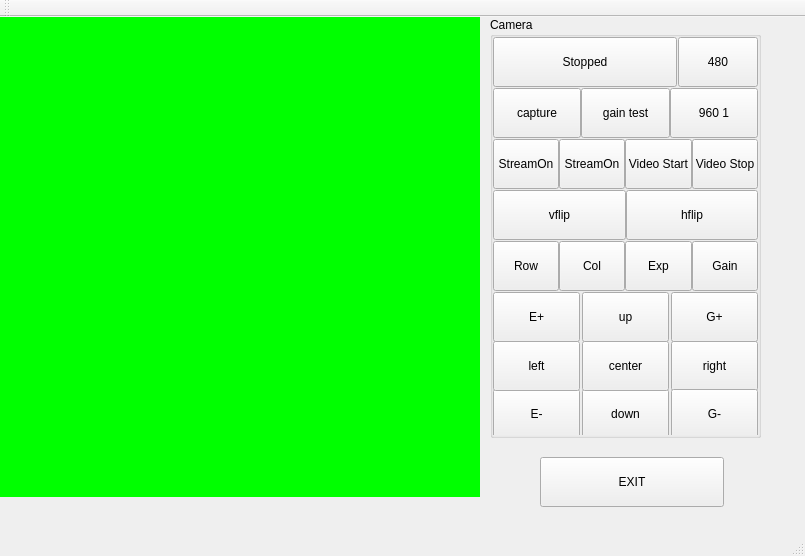
<?xml version="1.0" encoding="UTF-8"?>
<ui version="4.0">
 <class>MainWindow</class>
 <widget class="QMainWindow" name="MainWindow">
  <property name="geometry">
   <rect>
    <x>0</x>
    <y>0</y>
    <width>805</width>
    <height>556</height>
   </rect>
  </property>
  <property name="windowTitle">
   <string>MainWindow</string>
  </property>
  <widget class="QWidget" name="centralWidget">
   <widget class="QLabel" name="label_cam">
    <property name="geometry">
     <rect>
      <x>0</x>
      <y>0</y>
      <width>480</width>
      <height>480</height>
     </rect>
    </property>
    <property name="minimumSize">
     <size>
      <width>480</width>
      <height>480</height>
     </size>
    </property>
    <property name="styleSheet">
     <string notr="true">QLabel { background-color : #00ff00; }</string>
    </property>
    <property name="text">
     <string/>
    </property>
   </widget>
   <widget class="QWidget" name="widget_btn" native="true">
    <property name="geometry">
     <rect>
      <x>490</x>
      <y>20</y>
      <width>271</width>
      <height>421</height>
     </rect>
    </property>
    <layout class="QVBoxLayout" name="verticalLayout">
     <property name="spacing">
      <number>2</number>
     </property>
     <property name="leftMargin">
      <number>0</number>
     </property>
     <property name="topMargin">
      <number>0</number>
     </property>
     <property name="rightMargin">
      <number>0</number>
     </property>
     <property name="bottomMargin">
      <number>0</number>
     </property>
    </layout>
   </widget>
   <widget class="QPushButton" name="pushButton_exit">
    <property name="geometry">
     <rect>
      <x>540</x>
      <y>440</y>
      <width>184</width>
      <height>50</height>
     </rect>
    </property>
    <property name="minimumSize">
     <size>
      <width>0</width>
      <height>50</height>
     </size>
    </property>
    <property name="focusPolicy">
     <enum>Qt::NoFocus</enum>
    </property>
    <property name="text">
     <string>EXIT</string>
    </property>
    <property name="checkable">
     <bool>true</bool>
    </property>
   </widget>
   <widget class="QGroupBox" name="groupBox_cam">
    <property name="geometry">
     <rect>
      <x>490</x>
      <y>0</y>
      <width>271</width>
      <height>421</height>
     </rect>
    </property>
    <property name="title">
     <string>Camera</string>
    </property>
    <layout class="QVBoxLayout" name="verticalLayout_3">
     <property name="spacing">
      <number>1</number>
     </property>
     <property name="leftMargin">
      <number>0</number>
     </property>
     <property name="topMargin">
      <number>0</number>
     </property>
     <property name="rightMargin">
      <number>0</number>
     </property>
     <property name="bottomMargin">
      <number>0</number>
     </property>
     <item>
      <widget class="QWidget" name="widget_cam" native="true">
       <layout class="QHBoxLayout" name="horizontalLayout_3">
        <property name="spacing">
         <number>1</number>
        </property>
        <property name="leftMargin">
         <number>0</number>
        </property>
        <property name="topMargin">
         <number>0</number>
        </property>
        <property name="rightMargin">
         <number>0</number>
        </property>
        <property name="bottomMargin">
         <number>0</number>
        </property>
        <item>
         <widget class="QPushButton" name="pushButton_camStart">
          <property name="minimumSize">
           <size>
            <width>0</width>
            <height>50</height>
           </size>
          </property>
          <property name="focusPolicy">
           <enum>Qt::NoFocus</enum>
          </property>
          <property name="text">
           <string>Stopped</string>
          </property>
          <property name="checkable">
           <bool>true</bool>
          </property>
         </widget>
        </item>
        <item>
         <widget class="QPushButton" name="pushButton_camSize">
          <property name="minimumSize">
           <size>
            <width>60</width>
            <height>50</height>
           </size>
          </property>
          <property name="maximumSize">
           <size>
            <width>80</width>
            <height>16777215</height>
           </size>
          </property>
          <property name="focusPolicy">
           <enum>Qt::NoFocus</enum>
          </property>
          <property name="text">
           <string>480</string>
          </property>
         </widget>
        </item>
       </layout>
      </widget>
     </item>
     <item>
      <widget class="QWidget" name="widget_func" native="true">
       <layout class="QHBoxLayout" name="horizontalLayout">
        <property name="spacing">
         <number>0</number>
        </property>
        <property name="leftMargin">
         <number>0</number>
        </property>
        <property name="topMargin">
         <number>0</number>
        </property>
        <property name="rightMargin">
         <number>0</number>
        </property>
        <property name="bottomMargin">
         <number>0</number>
        </property>
        <item>
         <widget class="QPushButton" name="pushButton_capture">
          <property name="minimumSize">
           <size>
            <width>60</width>
            <height>50</height>
           </size>
          </property>
          <property name="maximumSize">
           <size>
            <width>16777215</width>
            <height>16777215</height>
           </size>
          </property>
          <property name="focusPolicy">
           <enum>Qt::NoFocus</enum>
          </property>
          <property name="text">
           <string>capture</string>
          </property>
         </widget>
        </item>
        <item>
         <widget class="QPushButton" name="pushButton_gainTest">
          <property name="minimumSize">
           <size>
            <width>60</width>
            <height>50</height>
           </size>
          </property>
          <property name="focusPolicy">
           <enum>Qt::NoFocus</enum>
          </property>
          <property name="text">
           <string>gain test</string>
          </property>
         </widget>
        </item>
        <item>
         <widget class="QPushButton" name="pushButton_960scale">
          <property name="minimumSize">
           <size>
            <width>60</width>
            <height>50</height>
           </size>
          </property>
          <property name="focusPolicy">
           <enum>Qt::NoFocus</enum>
          </property>
          <property name="text">
           <string>960 1</string>
          </property>
          <property name="checkable">
           <bool>true</bool>
          </property>
         </widget>
        </item>
       </layout>
      </widget>
     </item>
     <item>
      <widget class="QWidget" name="widget_onoff_test" native="true">
       <layout class="QHBoxLayout" name="horizontalLayout_11">
        <property name="spacing">
         <number>0</number>
        </property>
        <property name="leftMargin">
         <number>0</number>
        </property>
        <property name="topMargin">
         <number>0</number>
        </property>
        <property name="rightMargin">
         <number>0</number>
        </property>
        <property name="bottomMargin">
         <number>0</number>
        </property>
        <item>
         <widget class="QPushButton" name="pushButton_streamOn">
          <property name="minimumSize">
           <size>
            <width>60</width>
            <height>50</height>
           </size>
          </property>
          <property name="focusPolicy">
           <enum>Qt::NoFocus</enum>
          </property>
          <property name="text">
           <string>StreamOn</string>
          </property>
         </widget>
        </item>
        <item>
         <widget class="QPushButton" name="pushButton_streamOff">
          <property name="minimumSize">
           <size>
            <width>60</width>
            <height>50</height>
           </size>
          </property>
          <property name="focusPolicy">
           <enum>Qt::NoFocus</enum>
          </property>
          <property name="text">
           <string>StreamOn</string>
          </property>
         </widget>
        </item>
        <item>
         <widget class="QPushButton" name="pushButton_videoStart">
          <property name="minimumSize">
           <size>
            <width>60</width>
            <height>50</height>
           </size>
          </property>
          <property name="focusPolicy">
           <enum>Qt::NoFocus</enum>
          </property>
          <property name="text">
           <string>Video Start</string>
          </property>
         </widget>
        </item>
        <item>
         <widget class="QPushButton" name="pushButton_videoStop">
          <property name="minimumSize">
           <size>
            <width>60</width>
            <height>50</height>
           </size>
          </property>
          <property name="focusPolicy">
           <enum>Qt::NoFocus</enum>
          </property>
          <property name="text">
           <string>Video Stop</string>
          </property>
         </widget>
        </item>
       </layout>
      </widget>
     </item>
     <item>
      <widget class="QWidget" name="widget_test" native="true">
       <layout class="QHBoxLayout" name="horizontalLayout_9">
        <property name="spacing">
         <number>0</number>
        </property>
        <property name="leftMargin">
         <number>0</number>
        </property>
        <property name="topMargin">
         <number>0</number>
        </property>
        <property name="rightMargin">
         <number>0</number>
        </property>
        <property name="bottomMargin">
         <number>0</number>
        </property>
        <item>
         <widget class="QPushButton" name="pushButton_vflip">
          <property name="minimumSize">
           <size>
            <width>60</width>
            <height>50</height>
           </size>
          </property>
          <property name="maximumSize">
           <size>
            <width>16777215</width>
            <height>16777215</height>
           </size>
          </property>
          <property name="focusPolicy">
           <enum>Qt::NoFocus</enum>
          </property>
          <property name="text">
           <string>vflip</string>
          </property>
          <property name="checkable">
           <bool>true</bool>
          </property>
         </widget>
        </item>
        <item>
         <widget class="QPushButton" name="pushButton_hflip">
          <property name="minimumSize">
           <size>
            <width>60</width>
            <height>50</height>
           </size>
          </property>
          <property name="maximumSize">
           <size>
            <width>16777215</width>
            <height>16777215</height>
           </size>
          </property>
          <property name="focusPolicy">
           <enum>Qt::NoFocus</enum>
          </property>
          <property name="text">
           <string>hflip</string>
          </property>
          <property name="checkable">
           <bool>true</bool>
          </property>
         </widget>
        </item>
       </layout>
      </widget>
     </item>
     <item>
      <widget class="QWidget" name="widget_rowcol" native="true">
       <layout class="QHBoxLayout" name="horizontalLayout_10">
        <property name="spacing">
         <number>0</number>
        </property>
        <property name="leftMargin">
         <number>0</number>
        </property>
        <property name="topMargin">
         <number>0</number>
        </property>
        <property name="rightMargin">
         <number>0</number>
        </property>
        <property name="bottomMargin">
         <number>0</number>
        </property>
        <item>
         <widget class="QPushButton" name="pushButton_rowVal">
          <property name="minimumSize">
           <size>
            <width>60</width>
            <height>50</height>
           </size>
          </property>
          <property name="focusPolicy">
           <enum>Qt::NoFocus</enum>
          </property>
          <property name="text">
           <string>Row</string>
          </property>
         </widget>
        </item>
        <item>
         <widget class="QPushButton" name="pushButton_colVal">
          <property name="minimumSize">
           <size>
            <width>60</width>
            <height>50</height>
           </size>
          </property>
          <property name="maximumSize">
           <size>
            <width>16777215</width>
            <height>16777215</height>
           </size>
          </property>
          <property name="focusPolicy">
           <enum>Qt::NoFocus</enum>
          </property>
          <property name="text">
           <string>Col</string>
          </property>
          <property name="checkable">
           <bool>true</bool>
          </property>
         </widget>
        </item>
        <item>
         <widget class="QPushButton" name="pushButton_expVal">
          <property name="minimumSize">
           <size>
            <width>60</width>
            <height>50</height>
           </size>
          </property>
          <property name="focusPolicy">
           <enum>Qt::NoFocus</enum>
          </property>
          <property name="text">
           <string>Exp</string>
          </property>
         </widget>
        </item>
        <item>
         <widget class="QPushButton" name="pushButton_gainVal">
          <property name="minimumSize">
           <size>
            <width>60</width>
            <height>50</height>
           </size>
          </property>
          <property name="focusPolicy">
           <enum>Qt::NoFocus</enum>
          </property>
          <property name="text">
           <string>Gain</string>
          </property>
         </widget>
        </item>
       </layout>
      </widget>
     </item>
     <item>
      <widget class="QWidget" name="widget_move" native="true">
       <layout class="QGridLayout" name="gridLayout">
        <property name="leftMargin">
         <number>0</number>
        </property>
        <property name="topMargin">
         <number>0</number>
        </property>
        <property name="rightMargin">
         <number>0</number>
        </property>
        <property name="bottomMargin">
         <number>0</number>
        </property>
        <property name="spacing">
         <number>2</number>
        </property>
        <item row="3" column="0">
         <widget class="QPushButton" name="pushButton_expDn">
          <property name="minimumSize">
           <size>
            <width>0</width>
            <height>50</height>
           </size>
          </property>
          <property name="focusPolicy">
           <enum>Qt::NoFocus</enum>
          </property>
          <property name="text">
           <string>E-</string>
          </property>
          <property name="autoRepeat">
           <bool>true</bool>
          </property>
         </widget>
        </item>
        <item row="2" column="3">
         <widget class="QPushButton" name="pushButton_right">
          <property name="minimumSize">
           <size>
            <width>0</width>
            <height>50</height>
           </size>
          </property>
          <property name="focusPolicy">
           <enum>Qt::NoFocus</enum>
          </property>
          <property name="text">
           <string>right</string>
          </property>
          <property name="autoRepeat">
           <bool>true</bool>
          </property>
         </widget>
        </item>
        <item row="2" column="0">
         <widget class="QPushButton" name="pushButton_left">
          <property name="minimumSize">
           <size>
            <width>0</width>
            <height>50</height>
           </size>
          </property>
          <property name="focusPolicy">
           <enum>Qt::NoFocus</enum>
          </property>
          <property name="text">
           <string>left</string>
          </property>
          <property name="autoRepeat">
           <bool>true</bool>
          </property>
         </widget>
        </item>
        <item row="3" column="1">
         <widget class="QPushButton" name="pushButton_down">
          <property name="minimumSize">
           <size>
            <width>0</width>
            <height>50</height>
           </size>
          </property>
          <property name="focusPolicy">
           <enum>Qt::NoFocus</enum>
          </property>
          <property name="text">
           <string>down</string>
          </property>
          <property name="autoRepeat">
           <bool>true</bool>
          </property>
         </widget>
        </item>
        <item row="3" column="3">
         <widget class="QPushButton" name="pushButton_gainDn">
          <property name="minimumSize">
           <size>
            <width>0</width>
            <height>50</height>
           </size>
          </property>
          <property name="focusPolicy">
           <enum>Qt::NoFocus</enum>
          </property>
          <property name="text">
           <string>G-</string>
          </property>
          <property name="autoRepeat">
           <bool>true</bool>
          </property>
         </widget>
        </item>
        <item row="0" column="1">
         <widget class="QPushButton" name="pushButton_up">
          <property name="minimumSize">
           <size>
            <width>0</width>
            <height>50</height>
           </size>
          </property>
          <property name="focusPolicy">
           <enum>Qt::NoFocus</enum>
          </property>
          <property name="text">
           <string>up</string>
          </property>
          <property name="autoRepeat">
           <bool>true</bool>
          </property>
         </widget>
        </item>
        <item row="2" column="1">
         <widget class="QPushButton" name="pushButton_center">
          <property name="minimumSize">
           <size>
            <width>0</width>
            <height>50</height>
           </size>
          </property>
          <property name="focusPolicy">
           <enum>Qt::NoFocus</enum>
          </property>
          <property name="text">
           <string>center</string>
          </property>
         </widget>
        </item>
        <item row="0" column="3">
         <widget class="QPushButton" name="pushButton_gainUp">
          <property name="minimumSize">
           <size>
            <width>0</width>
            <height>50</height>
           </size>
          </property>
          <property name="focusPolicy">
           <enum>Qt::NoFocus</enum>
          </property>
          <property name="text">
           <string>G+</string>
          </property>
          <property name="autoRepeat">
           <bool>true</bool>
          </property>
         </widget>
        </item>
        <item row="0" column="0">
         <widget class="QPushButton" name="pushButton_expUp">
          <property name="minimumSize">
           <size>
            <width>0</width>
            <height>50</height>
           </size>
          </property>
          <property name="focusPolicy">
           <enum>Qt::NoFocus</enum>
          </property>
          <property name="text">
           <string>E+</string>
          </property>
          <property name="autoRepeat">
           <bool>true</bool>
          </property>
         </widget>
        </item>
       </layout>
      </widget>
     </item>
    </layout>
   </widget>
  </widget>
  <widget class="QMenuBar" name="menuBar">
   <property name="geometry">
    <rect>
     <x>0</x>
     <y>0</y>
     <width>805</width>
     <height>19</height>
    </rect>
   </property>
  </widget>
  <widget class="QToolBar" name="mainToolBar">
   <attribute name="toolBarArea">
    <enum>TopToolBarArea</enum>
   </attribute>
   <attribute name="toolBarBreak">
    <bool>false</bool>
   </attribute>
  </widget>
  <widget class="QStatusBar" name="statusBar"/>
 </widget>
 <layoutdefault spacing="6" margin="11"/>
 <resources/>
 <connections/>
</ui>
